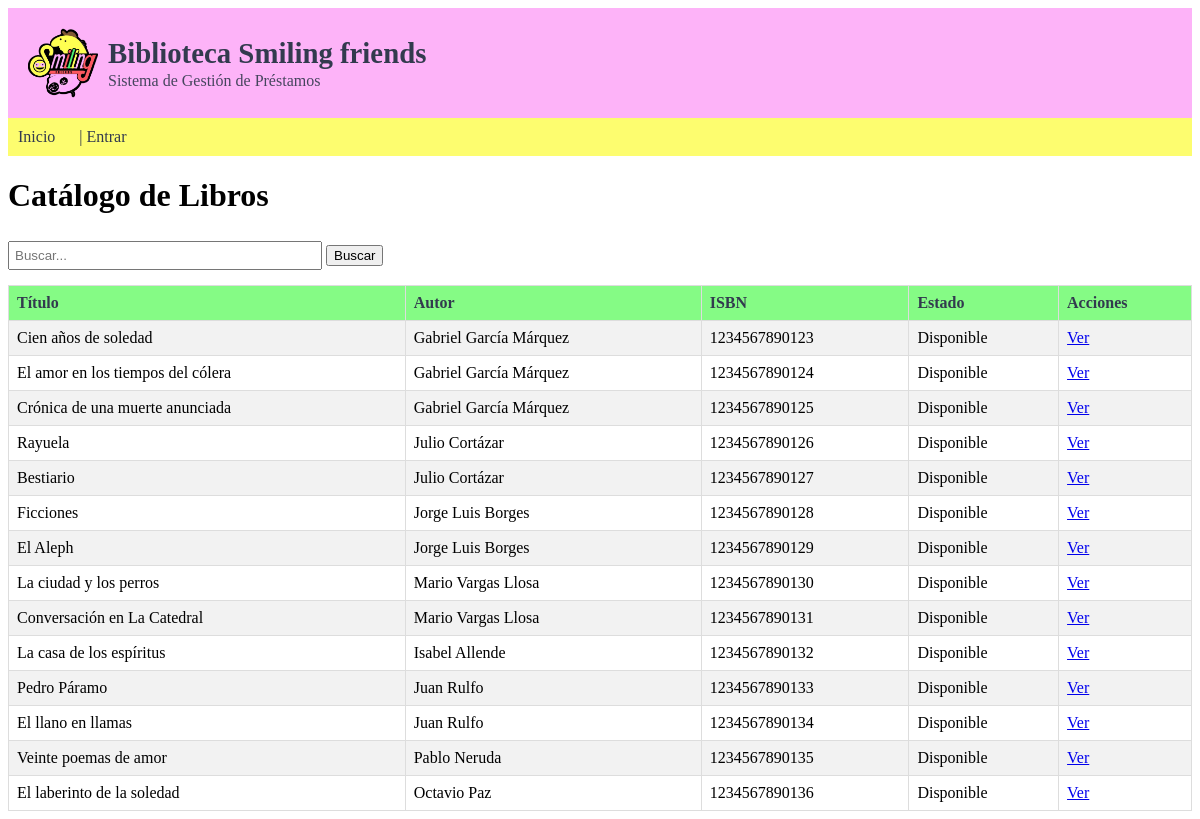
The app's page /, older data.
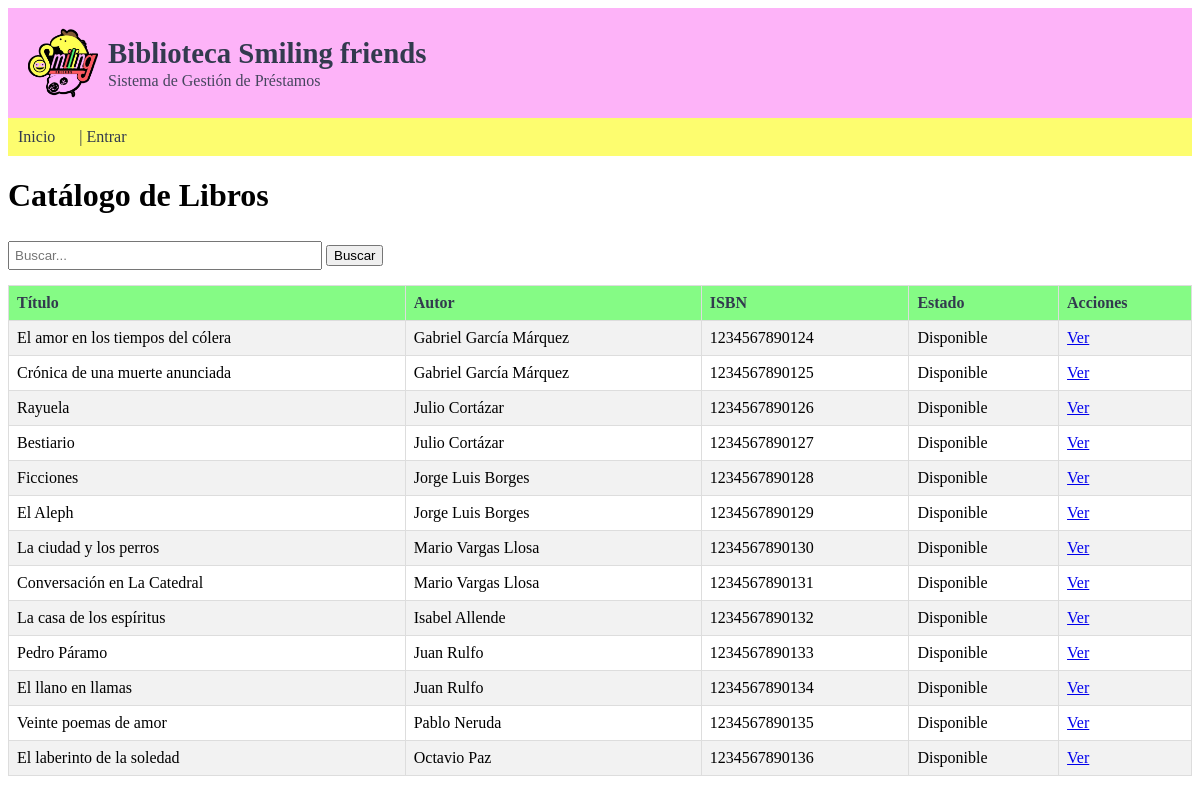
The same page, newer data.
### catalog/models.py (models this page shows, shortened)
class Book(models.Model):
    title = models.CharField(max_length=200)
    author = models.ForeignKey(Author, on_delete=models.CASCADE)
    isbn = models.CharField(max_length=13, unique=True)
    is_available = models.BooleanField(default=True)

class Author(models.Model):
    name = models.CharField(max_length=200)
    class Meta:
        verbose_name_plural = "authors"

### catalog/views.py (the view)
# urls.py: path('', views.book_list, name='book_list'),
def book_list(request):
    query = request.GET.get('q', '')
    books = Book.objects.select_related('author').all()
    if query:
        books = books.filter(
            Q(title__icontains=query) |
            Q(author__name__icontains=query)
        )
    return render(request, 'catalog/book_list.html', {
        'books': books,
        'query': query,
    })

### catalog/templates/catalog/book_list.html (shortened to what this page needs)
{% extends 'base.html' %}
{% block content %}
<h1>Catálogo de Libros</h1>
<form method="get">
    <input type="text" name="q" value="{{ query }}" placeholder="Buscar...">
    <button type="submit">Buscar</button>
</form>
<table>
    <tr>
        <th>Título</th>
        <th>Autor</th>
        <th>ISBN</th>
        <th>Estado</th>
        <th>Acciones</th>
    </tr>
    {% for book in books %}
    <tr>
        <td>{{ book.title }}</td>
        <td>{{ book.author.name }}</td>
        <td>{{ book.isbn }}</td>
        <td>{% if book.is_available %}Disponible{% else %}Prestado{% endif %}</td>
        <td>
            <a href="{% url 'catalog:book_detail' book.pk %}">Ver</a>
        </td>
    </tr>
    {% empty %}
    <tr><td colspan="5">No hay libros.</td></tr>
    {% endfor %}
</table>
{% endblock %}

### templates/base.html (shortened to what this page needs)
{% load static %}
<!DOCTYPE html>
<html>
<head>
    <link rel="stylesheet" href="{% static 'css/style.css' %}">
</head>
<body>
    <div class="banner">
        <div class="banner-content">
            <img src="{% static 'images/logo.png' %}" alt="Logo" class="banner-logo">
            <div class="banner-text">
                <h1 class="banner-title">Biblioteca Smiling friends</h1>
                <p class="banner-subtitle">Sistema de Gestión de Préstamos</p>
            </div>
        </div>
    </div>
    <div class="nav">
        <a href="{% url 'catalog:book_list' %}">Inicio</a> |
        {% if user.is_authenticated %}
            <a href="{% url 'loans:my_loans' %}">Mis Préstamos</a> |
            {% if user.is_staff %}
                <a href="{% url 'loans:loan_list' %}">Préstamos</a> |
                <a href="{% url 'catalog:book_create' %}">Nuevo Libro</a> |
                <a href="/admin/">Admin</a> |
            {% endif %}
            {{ user.username }} |
            <a href="{% url 'logout' %}">Salir</a>
        {% else %}
            <a href="{% url 'login' %}">Entrar</a>
        {% endif %}
    </div>
    <div class="container">
        {% block content %}{% endblock %}
    </div>
</body>
</html>

### static/css/style.css (style rules this page uses)
.banner { background-color: #fdb3f8; color: #323a4e; padding: 20px 20px; margin-bottom: 0; }
.banner-content { display: flex; align-items: center; gap: 10px; max-width: 20000px; margin: 0; }
.banner-logo { height: 70px; width: 70px; object-fit: cover; }
.banner-text { display: flex; flex-direction: column; line-height: 1.2; }
.banner-title { margin: 0; font-size: 1.8em; font-weight: bold; }
.banner-subtitle { margin: 0; font-size: 1em; opacity: 0.9; }
.nav { background-color: #fdfd6f; color: #323a4e; padding: 10px; margin-bottom: 20px; }
.nav a { color: #323a4e; text-decoration: none; margin-right: 20px; }
.container { background-color: white; padding: 0px; border-radius: 5px; max-width: 2000px; }
table { width: 100%; border-collapse: collapse; margin-top: 10px; }
th, td { border: 1px solid #ddd; padding: 8px; text-align: left; }
th { background-color: #85fb85; color: #323a4e; }
tr:nth-child(even) { background-color: #f2f2f2; }
input[type="text"], input[type="password"], input[type="date"], select { width: 300px; padding: 5px; margin: 5px 0; }

Row changes from the older to the newer data that the page shows:
removed Book: title "Cien años de soledad", author.name "Gabriel García Márquez", isbn "1234567890123", is_available "Disponible"
